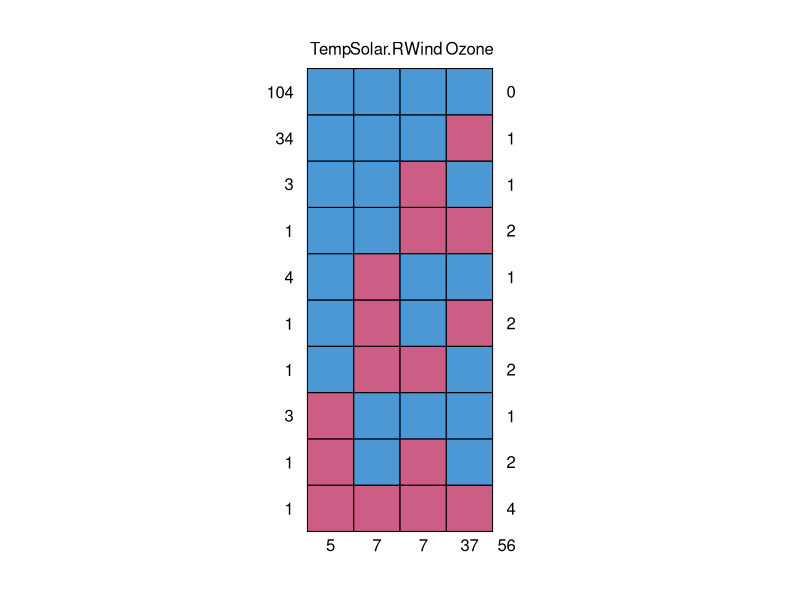
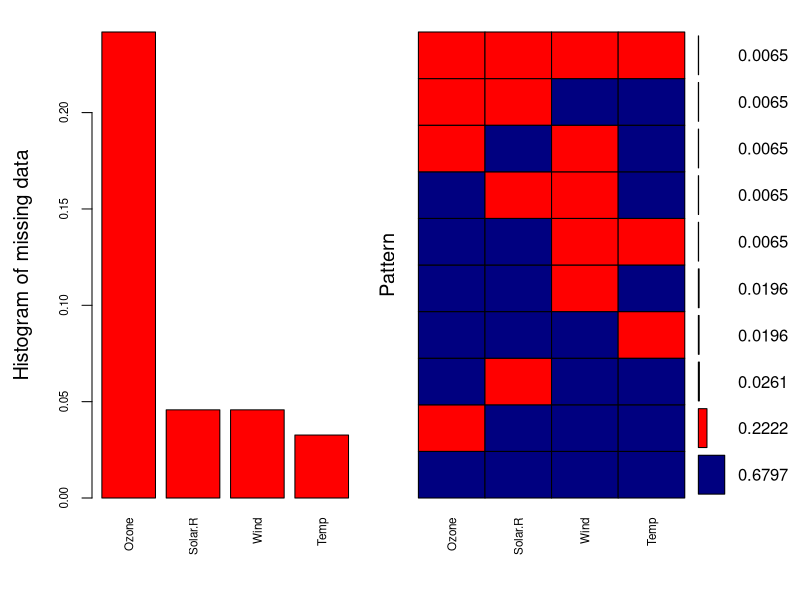
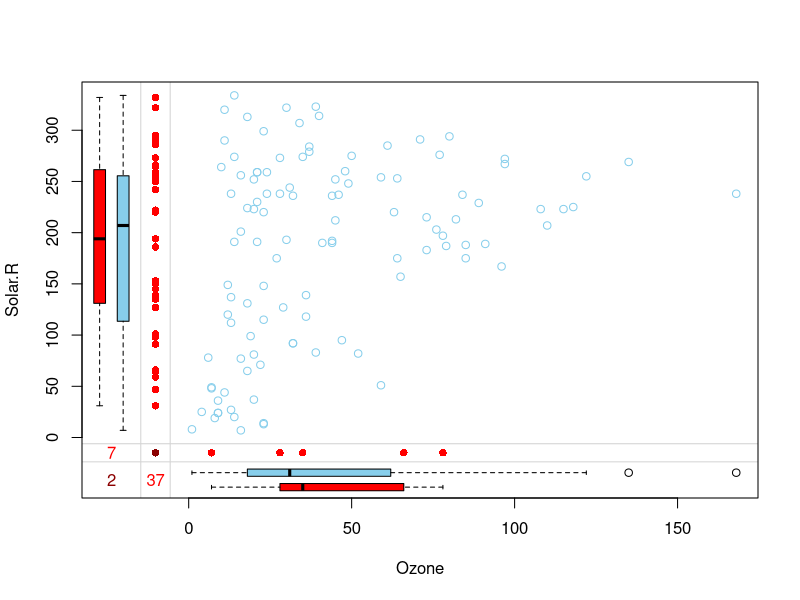
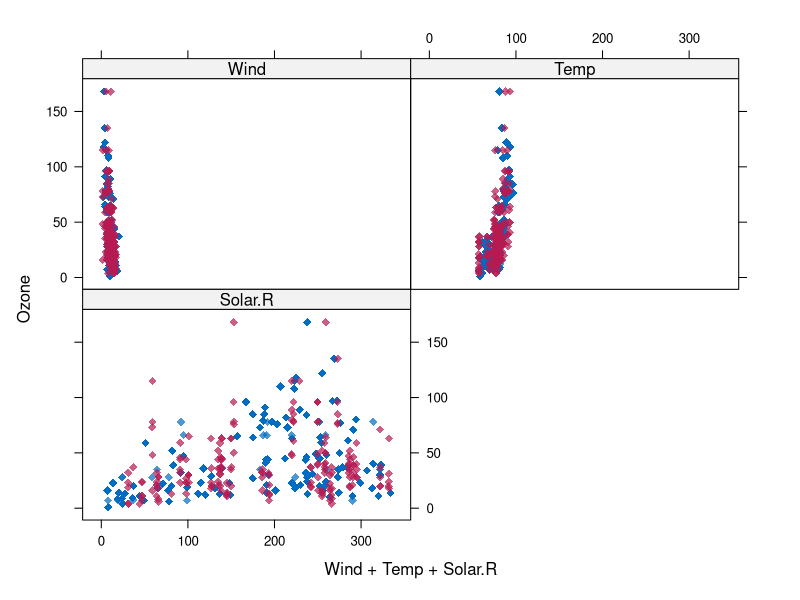
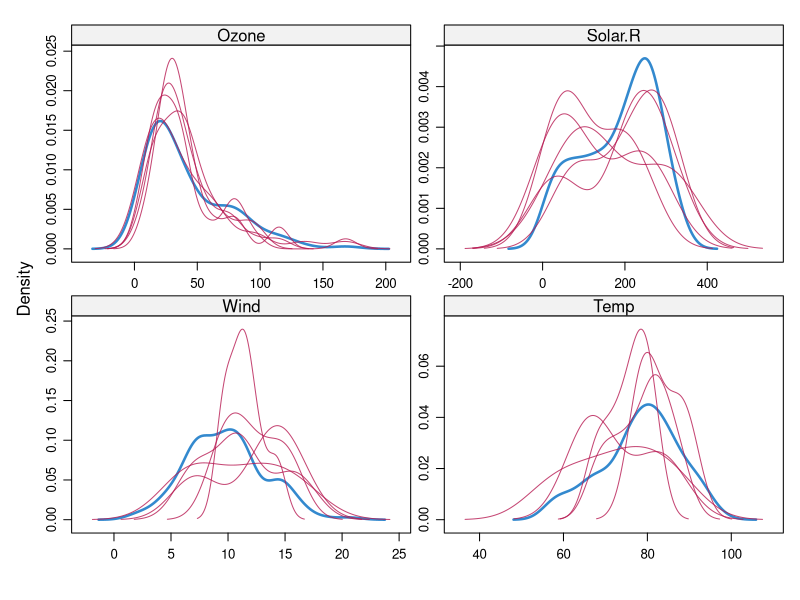
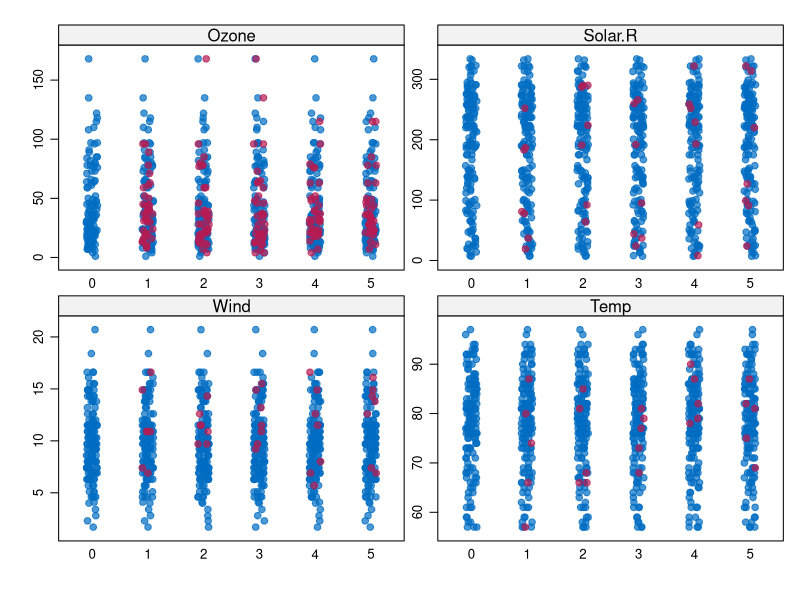

These figures' R source, in order:
# Imputing Missing Data with R; MICE package

data <- airquality
data[4:10,3] <- rep(NA,7)
data[1:5,4] <- NA

data <- data[-c(5,6)]
summary(data)

pMiss <- function(x){sum(is.na(x))/length(x)*100}
apply(data,2,pMiss)
apply(data,1,pMiss)

library(mice)
md.pattern(data)

library(VIM)
aggr_plot <- aggr(data, col=c('navyblue','red'), numbers=TRUE, sortVars=TRUE, labels=names(data), cex.axis=.7, gap=3, ylab=c("Histogram of missing data","Pattern"))

marginplot(data[c(1,2)])

tempData <- mice(data,m=5,maxit=50,meth='pmm',seed=500)
summary(tempData)

tempData$imp$Ozone
tempData$meth
completedData <- complete(tempData,1)

xyplot(tempData,Ozone ~ Wind+Temp+Solar.R,pch=18,cex=1)
densityplot(tempData)

stripplot(tempData, pch = 20, cex = 1.2)

modelFit1 <- with(tempData,lm(Temp~ Ozone+Solar.R+Wind))
summary(pool(modelFit1))

tempData2 <- mice(data,m=50,seed=245435)
modelFit2 <- with(tempData2,lm(Temp~ Ozone+Solar.R+Wind))
summary(pool(modelFit2))
